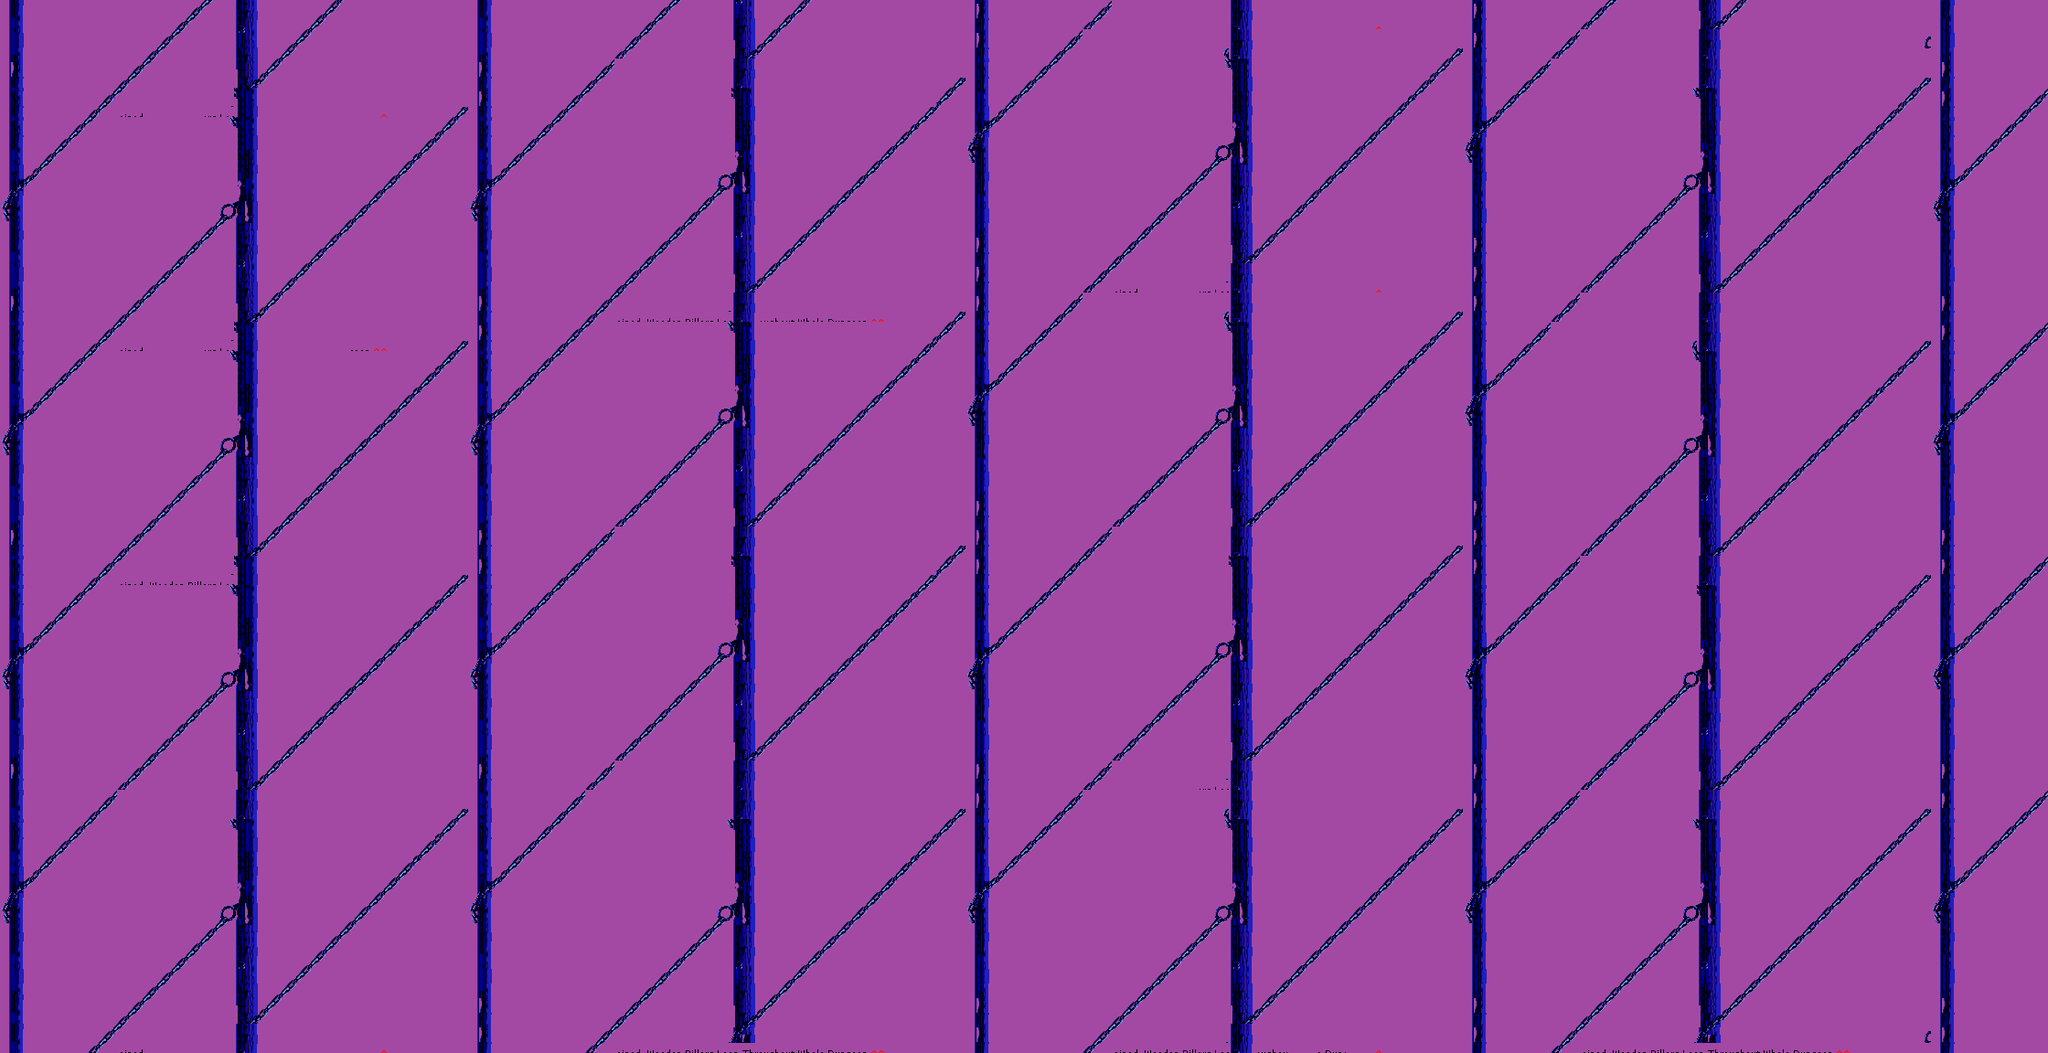

This is a level from a 2D game, rendered from its Tiled map with the project's own tilesets. A one-line summary and the map file follow, with tile-layer data summarised:
An orthogonal 70x36 tile map with 32x32 px tiles, 1 tile layer (Tile Layer 2).

<map version="1.2" tiledversion="1.2.5" orientation="orthogonal" renderorder="right-down" width="70" height="36" tilewidth="32" tileheight="32" infinite="0" nextlayerid="3" nextobjectid="1">
<tileset firstgid="1" name="scene1" tilewidth="32" tileheight="32" tilecount="4130" columns="70">
<image source="aladin.png" trans="ff00ff" width="2271" height="1889" />
</tileset>
  <layer id="4" name="Tile Layer 2" width="70" height="36">
    <data>[2520 cells, 2520 non-empty, 138 distinct tile ids]</data>
  </layer>
</map>